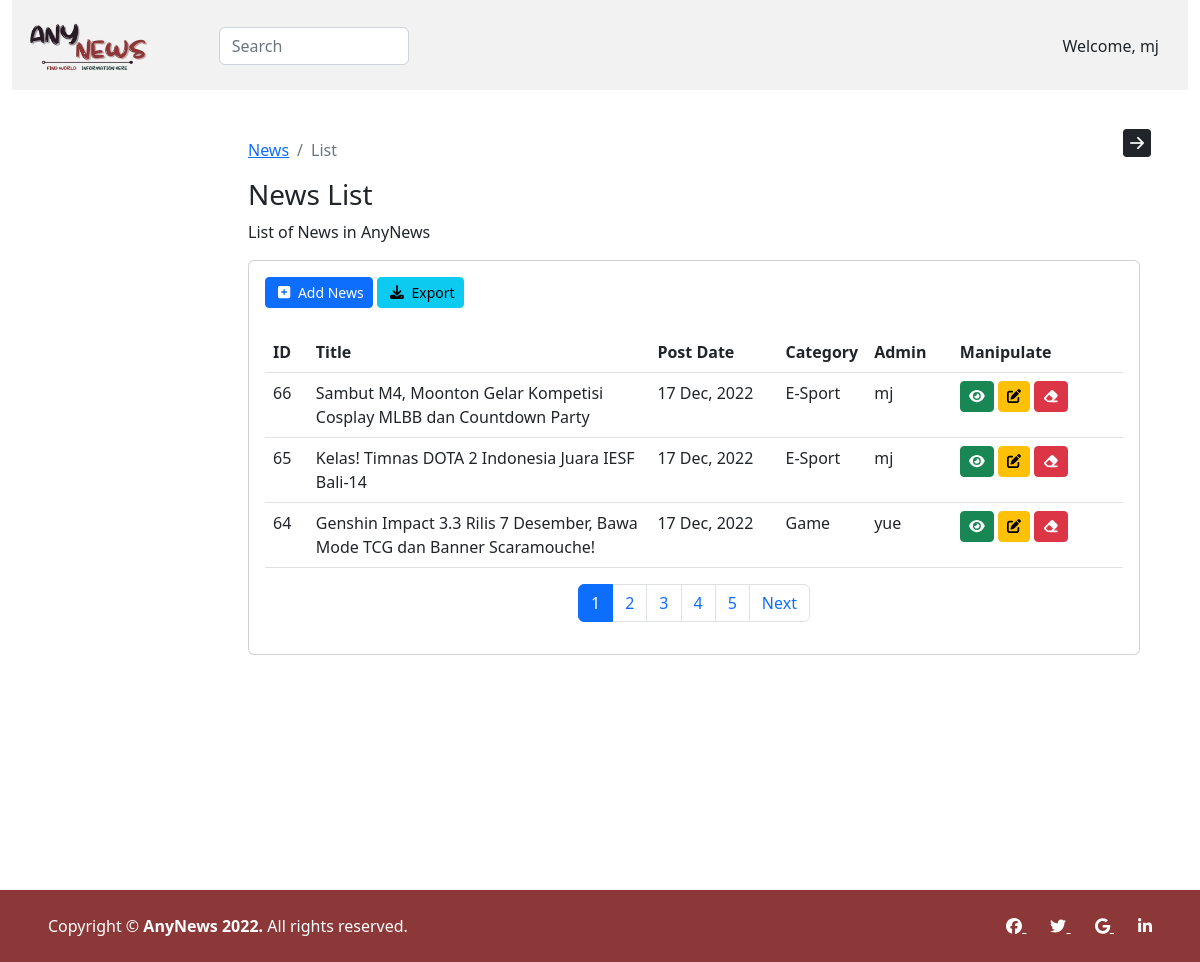
/admin/news/author.php (signed in), run on the app's committed database.
### tables this page shows
CREATE TABLE `news` (
  `news_id` int(11) NOT NULL,
  `title` varchar(150) NOT NULL,
  `description` text NOT NULL,
  `post_date` varchar(50) NOT NULL,
  `category` varchar(100) NOT NULL,
  `admin` int(11) NOT NULL,
  `post_image` varchar(100) NOT NULL
);

CREATE TABLE `categories` (
  `category_id` int(11) NOT NULL,
  `category_name` varchar(100) NOT NULL,
  `post` int(11) NOT NULL
);

### admin/news/author.php (the view, shortened to what this page needs)
<!DOCTYPE html>
<html lang="en">
<head>
    <link href="../../assets/vendor/bootstrap/css/bootstrap.min.css" rel="stylesheet">
    <link href="../../assets/vendor/bootstrap-icons/bootstrap-icons.css" rel="stylesheet">
    <link href="../../assets/vendor/font-awesome/css/all.min.css" rel="stylesheet">
    <link href="../../assets/css/dashboard.css" rel="stylesheet">
</head>
<body>
    <div class="container-fluid">
        <?php include'nav-news.php' ?>
        <div class="container-fluid">
            <div class="row">
                <div class="col min-vh-100 p-4">
                    <button class="btn float-end" data-bs-toggle="offcanvas" data-bs-target="#offcanvas" role="button">
                        <i class="bi bi-arrow-right-square-fill fs-3" data-bs-toggle="offcanvas" data-bs-target="#offcanvas"></i>
                    </button>
                    <main class="col-md-9 ms-sm-auto col-lg-10 px-md-4 py-4">
                        <nav aria-label="breadcrumb">
                        <ol class="breadcrumb">
                            <li class="breadcrumb-item"><a href="index.php">News</a></li>
                            <li class="breadcrumb-item active" aria-current="page">List</li>
                        </ol>
                        </nav>
                        <h1 class="h3">News List</h1>
                        <p>List of News in AnyNews</p>
                        <div class="card">
                            <div class="card-body">
                                <a href="create.php" class="btn btn-block btn-primary btn-sm mb-4">
                                    <i class="fa-solid fa-square-plus mx-1"></i> Add News
                                </a>
                                <a href="../../print.php" class="btn btn-block btn-info btn-sm mb-4">
                                    <i class="fa-solid fa-download mx-1"></i> Export
                                </a>
                                <div class="table-responsive">
                                    <?php
                                        include'../../connect.php';
                                        $limit = 3;
                                        if(isset($_GET['page'])){
                                            $page = $_GET['page'];
                                        }else{
                                            $page = 1;
                                        }
                                        $offset = ($page - 1) * $limit;
                                        if($_SESSION['admin_role'] == '1'){
                                        $sql = "SELECT news.news_id, news.title, news.post_date,
                                                categories.category_name, admins.username, news.category
                                                FROM news
                                                LEFT JOIN categories ON news.category = categories.category_id
                                                LEFT JOIN admins ON news.admin = admins.admin_id
                                                ORDER BY news.news_id
                                                DESC LIMIT {$offset},{$limit}";
                                        }
                                        $result = mysqli_query($conn,$sql) or die("Query Failed.");
                                        if (mysqli_num_rows($result) > 0) {
                                    ?>
                                    <table class="table">
                                        <thead>
                                            <tr>
                                                <th width="5%" scope="col">ID</th>
                                                <th width="40%" scope="col">Title</th>
                                                <th width="15%" scope="col">Post Date</th>
                                                <th width="10%" scope="col">Category</th>
                                                <th width="10%" scope="col">Admin</th>
                                                <th width="20%" scope="col">Manipulate</th>
                                            </tr>
                                        </thead>
                                        <tbody>
                                            <?php while ($row = mysqli_fetch_assoc($result)) { ?>
                                                <tr>
                                                    <td class="id"><?php echo $row['news_id']; ?></td>
                                                    <td><?php echo $row['title']; ?></td>
                                                    <td><?php echo $row['post_date']; ?></td>
                                                    <td><?php echo $row['category_name']; ?></td>
                                                    <td><?php echo $row['username']; ?></td>
                                                    <td>
                                                        <a href='read.php?id=<?php echo $row["news_id"]; ?>' class="btn btn-sm btn-success"><i class="fa-solid fa-eye"></i></a>
                                                        <a href='update.php?id=<?php echo $row["news_id"]; ?>' class="btn btn-sm btn-warning"><i class="fa-solid fa-edit"></i></a>
                                                        <a href='delete.php?id=<?php echo $row["news_id"]; ?>&catid=<?php echo $row["category"]; ?>' onclick="return confirm_delete()"
                                                        class="btn btn-sm btn-danger"><i class="fa-solid fa-eraser"></i></a>
                                                    </td>
                                                </tr>
                                            <?php } ?>
                                        </tbody>
                                    </table>
                                    <?php
                                    }
                                        $sql1 = "SELECT * FROM news";
                                        $result1 = mysqli_query($conn, $sql1) or die("Query Failed.");
                                        if(mysqli_num_rows($result1) > 0) {
                                        $total_record = mysqli_num_rows($result1);
                                        $total_page = ceil($total_record / $limit);
                                        echo '<ul class="pagination justify-content-center">';
                                        for($i = 1; $i <= $total_page; $i++){
                                        if($i == $page){
                                            $active = "active";
                                        }else{
                                            $active = "";
                                        }
                                            echo '<li class="page-item '.$active.'"><a class="page-link" href="index.php?page=' . $i . '">' . $i . '</a></li>';
                                        }
                                        if($total_page > $page){
                                            echo '<li class="page-item"><a class="page-link" href="index.php?page='.($page + 1).'">Next</a></li>';
                                        }
                                            echo '</ul>';
                                        }
                                    ?>
                                </div>
                            </div>
                        </div>
                    </main>
                </div>
            </div>
        </div>
    </div>
    <footer class="footer">
        <div class="d-flex flex-column flex-md-row text-center text-md-start justify-content-between py-4 px-4 px-xl-5">
            <div class="text-white mb-3 mb-md-0">
                Copyright &copy; <strong>AnyNews 2022.</strong> All rights reserved.
            </div>
            <div>
                <a href="#" class="text-white me-4">
                    <i class="fa-brands fa-facebook"></i>
                </a>
                <a href="#" class="text-white me-4">
                    <i class="fa-brands fa-twitter"></i>
                </a>
                <a href="#" class="text-white me-4">
                    <i class="fa-brands fa-google"></i>
                </a>
                <a href="#" class="text-white">
                    <i class="fa-brands fa-linkedin-in"></i>
                </a>
            </div>
        </div>
    </footer>
</body>
</html>

### assets/css/dashboard.css (style rules this page uses)
.footer { background: #8c3839; }

### data on the page
news: news_id "66", title "Sambut M4, Moonton Gelar Kompetisi Cosplay MLBB dan Countdown Party", post_date "17 Dec, 2022", categories.category_name "E-Sport", admins.username "mj"
news: news_id "65", title "Kelas! Timnas DOTA 2 Indonesia Juara IESF Bali-14", post_date "17 Dec, 2022", categories.category_name "E-Sport", admins.username "mj"
news: news_id "64", title "Genshin Impact 3.3 Rilis 7 Desember, Bawa Mode TCG dan Banner Scaramouche!", post_date "17 Dec, 2022", categories.category_name "Game", admins.username "yue"

### other printed values
$_SESSION['username'] "mj"
